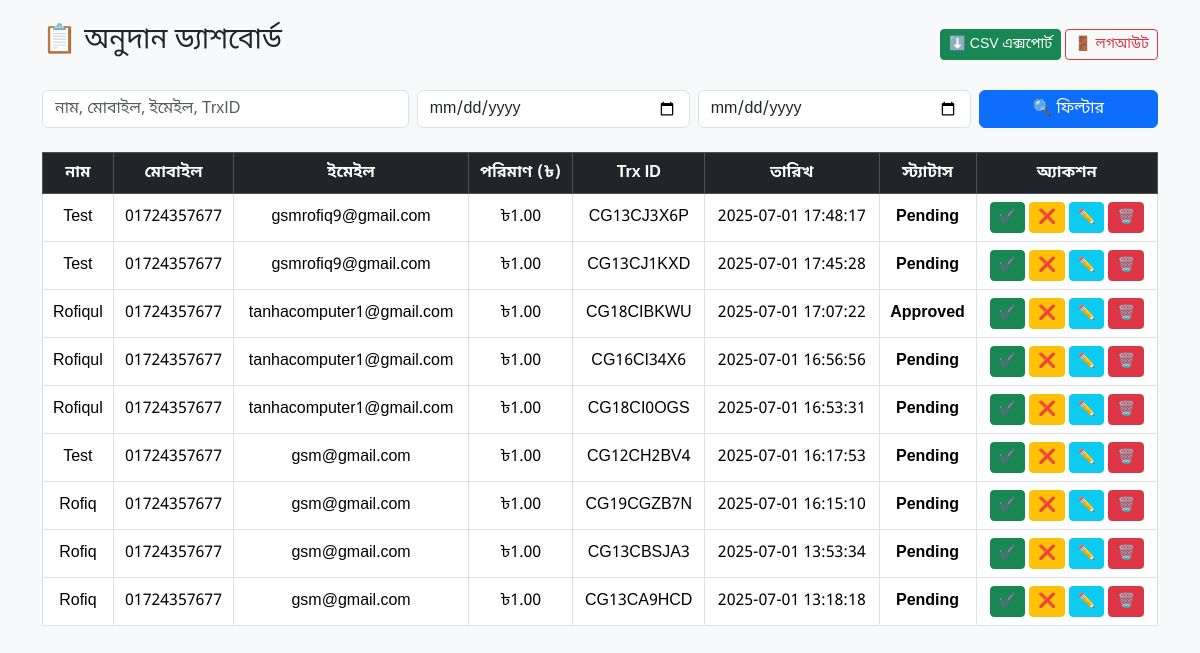
The page /admin_dashboard.php (signed in) on the database its author committed.
### tables this page shows
CREATE TABLE `donations` (
  `id` int(11) NOT NULL,
  `name` varchar(100) NOT NULL,
  `mobile` varchar(20) NOT NULL,
  `email` varchar(100) NOT NULL,
  `amount` decimal(10,2) NOT NULL,
  `message` text DEFAULT NULL,
  `trx_id` varchar(50) NOT NULL,
  `status` varchar(20) DEFAULT 'Pending',
  `created_at` datetime DEFAULT current_timestamp(),
  `seen` tinyint(1) DEFAULT 0
);

### admin_dashboard.php (the view, shortened to what this page needs)
<?php
require_once 'db.php';
$conn->set_charset("utf8mb4");
$search = $_GET['search'] ?? '';
$from = $_GET['from'] ?? '';
$to = $_GET['to'] ?? '';
$query = "SELECT * FROM donations WHERE 1=1";
$query .= " ORDER BY id DESC";
$stmt = $conn->prepare($query);
$stmt->execute();
$result = $stmt->get_result();
?>
<!DOCTYPE html>
<html lang="bn">
<head>
    <link href="https://cdn.jsdelivr.net/npm/bootstrap@5.3.2/dist/css/bootstrap.min.css" rel="stylesheet">
</head>
<body>
<div class="container py-4">
    <div class="d-flex justify-content-between align-items-center mb-4">
        <h3>📋 অনুদান ড্যাশবোর্ড</h3>
        <div>
            <a href="export_csv.php" class="btn btn-success btn-sm">⬇️ CSV এক্সপোর্ট</a>
            <a href="logout.php" class="btn btn-outline-danger btn-sm">🚪 লগআউট</a>
        </div>
    </div>
    <form method="GET" class="row g-2 mb-4">
        <div class="col-md-4">
            <input type="text" name="search" class="form-control" placeholder="নাম, মোবাইল, ইমেইল, TrxID" value="<?= htmlspecialchars($search) ?>">
        </div>
        <div class="col-md-3">
            <input type="date" name="from" class="form-control" value="<?= htmlspecialchars($from) ?>">
        </div>
        <div class="col-md-3">
            <input type="date" name="to" class="form-control" value="<?= htmlspecialchars($to) ?>">
        </div>
        <div class="col-md-2 d-grid">
            <button type="submit" class="btn btn-primary">🔍 ফিল্টার</button>
        </div>
    </form>
    <div class="table-responsive">
        <table class="table table-bordered table-hover align-middle">
            <thead class="table-dark text-center">
                <tr>
                    <th>নাম</th>
                    <th>মোবাইল</th>
                    <th>ইমেইল</th>
                    <th>পরিমাণ (৳)</th>
                    <th>Trx ID</th>
                    <th>তারিখ</th>
                    <th>স্ট্যাটাস</th>
                    <th>অ্যাকশন</th>
                </tr>
            </thead>
            <tbody class="text-center">
                <?php while($row = $result->fetch_assoc()): ?>
                <tr>
                    <td><?= htmlspecialchars($row['name']) ?></td>
                    <td><?= htmlspecialchars($row['mobile']) ?></td>
                    <td><?= htmlspecialchars($row['email']) ?></td>
                    <td>৳<?= htmlspecialchars($row['amount']) ?></td>
                    <td><?= htmlspecialchars($row['trx_id']) ?></td>
                    <td><?= $row['created_at'] ?></td>
                    <td class="status-<?= strtolower($row['status']) ?>">
                        <?= $row['status'] ?>
                    </td>
                    <td>
                        <a href="approve_donor.php?id=<?= $row['id'] ?>" class="btn btn-success btn-sm">✔️</a>
                        <a href="reject_donor.php?id=<?= $row['id'] ?>" class="btn btn-warning btn-sm">❌</a>
                        <a href="edit_donor.php?id=<?= $row['id'] ?>" class="btn btn-info btn-sm">✏️</a>
                        <a href="delete_donor.php?id=<?= $row['id'] ?>" class="btn btn-danger btn-sm" onclick="return confirm('আপনি কি নিশ্চিত?')">🗑️</a>
                    </td>
                </tr>
                <?php endwhile; ?>
            </tbody>
        </table>
    </div>
</div>
</body>
</html>

### admin_dashboard.php (style rules this page uses)
body { font-family: 'Noto Sans Bengali', sans-serif; background-color: #f8f9fa; }
.table th, .table td { vertical-align: middle; }
.status-approved { color: green; font-weight: bold; }
.status-pending { color: orange; font-weight: bold; }

### rows shown on the page
donations: name "Test", mobile "01724357677", email "gsmrofiq9@gmail.com", amount "1.00", trx "CG13CJ3X6P", created_at "2025-07-01 17:48:17", status "Pending"
donations: name "Test", mobile "01724357677", email "gsmrofiq9@gmail.com", amount "1.00", trx "CG13CJ1KXD", created_at "2025-07-01 17:45:28", status "Pending"
donations: name "Rofiqul", mobile "01724357677", email "tanhacomputer1@gmail.com", amount "1.00", trx "CG18CIBKWU", created_at "2025-07-01 17:07:22", status "Approved"
donations: name "Rofiqul", mobile "01724357677", email "tanhacomputer1@gmail.com", amount "1.00", trx "CG16CI34X6", created_at "2025-07-01 16:56:56", status "Pending"
donations: name "Rofiqul", mobile "01724357677", email "tanhacomputer1@gmail.com", amount "1.00", trx "CG18CI0OGS", created_at "2025-07-01 16:53:31", status "Pending"
donations: name "Test", mobile "01724357677", email "gsm@gmail.com", amount "1.00", trx "CG12CH2BV4", created_at "2025-07-01 16:17:53", status "Pending"
donations: name "Rofiq", mobile "01724357677", email "gsm@gmail.com", amount "1.00", trx "CG19CGZB7N", created_at "2025-07-01 16:15:10", status "Pending"
donations: name "Rofiq", mobile "01724357677", email "gsm@gmail.com", amount "1.00", trx "CG13CBSJA3", created_at "2025-07-01 13:53:34", status "Pending"
donations: name "Rofiq", mobile "01724357677", email "gsm@gmail.com", amount "1.00", trx "CG13CA9HCD", created_at "2025-07-01 13:18:18", status "Pending"
